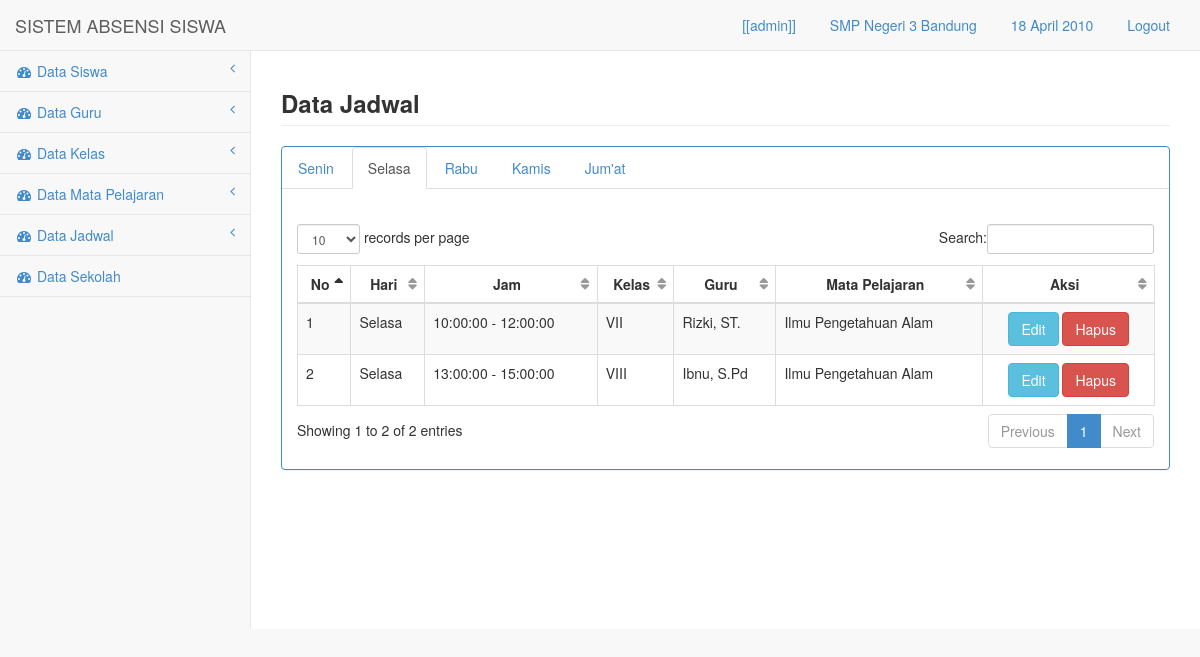
/media.php?module=selasa (signed in), run on the app's committed database.
### tables this page shows
CREATE TABLE `sekolah` (
  `id` int(10) NOT NULL,
  `kode` varchar(50) NOT NULL,
  `nama` varchar(100) NOT NULL,
  `alamat` text NOT NULL
);

CREATE TABLE `jadwal` (
  `idj` int(11) NOT NULL,
  `idh` int(11) NOT NULL,
  `idg` int(11) NOT NULL,
  `idk` int(11) NOT NULL,
  `idm` int(11) NOT NULL,
  `jam_mulai` time NOT NULL,
  `jam_selesai` time NOT NULL,
  `aktif` int(11) NOT NULL
);

CREATE TABLE `hari` (
  `idh` int(11) NOT NULL,
  `hari` varchar(15) NOT NULL
);

CREATE TABLE `kelas` (
  `idk` int(10) NOT NULL,
  `id` int(10) NOT NULL,
  `nama` varchar(50) NOT NULL
);

CREATE TABLE `guru` (
  `idg` int(10) NOT NULL,
  `nip` varchar(50) NOT NULL,
  `nama` varchar(100) NOT NULL,
  `jk` varchar(3) NOT NULL,
  `alamat` text NOT NULL,
  `pass` text NOT NULL
);

CREATE TABLE `mata_pelajaran` (
  `idm` int(11) NOT NULL,
  `nama_mp` varchar(100) NOT NULL
);

### config/fungsi.php (called while the page is built, shortened)
<?php
function tgl_ina($parameter){
$thn=substr($parameter,0,4);
$b=substr($parameter,5,2);
$tgl=substr($parameter,-2);
if($b==1) {$bln="Januari";}
else if($b==2) {$bln="Februari";}
else if($b==3) {$bln="Maret";}
else if($b==4) {$bln="April";}
$tanggal=$tgl . " ".$bln ." ".$thn;
return $tanggal;
}
?>

### module/jadwal/selasa.php (the view)
            <div class="row">
                <div class="col-lg-12">
					<h3 class="page-header"><strong>Data Jadwal</strong></h3>
                </div>
            </div>
            <div class="row">
                <div class="col-lg-12">
                    <div class="panel panel-primary">
                      <ul class="nav nav-tabs">
                    	  <li role="presentation"><a href="media.php?module=senin">Senin</a></li>
                    	  <li role="presentation" class="active"><a href="media.php?module=selasa">Selasa</a></li>
                    	  <li role="presentation"><a href="media.php?module=rabu">Rabu</a></li>
                        <li role="presentation"><a href="media.php?module=kamis">Kamis</a></li>
                        <li role="presentation"><a href="media.php?module=jumat">Jum'at</a></li>
                    	</ul>
                      <br>
                        <div class="panel-body">
                            <div class="table-responsive">
                                <table class="table table-striped table-bordered table-hover" id="dataTables-example">
                                    <thead>
                                        <tr>
                                            <th class="text-center">No</th>
                                            <th class="text-center">Hari</th>
                                            <th class="text-center">Jam</th>
                                            <th class="text-center">Kelas</th>
                                            <th class="text-center">Guru</th>
                                            <th class="text-center">Mata Pelajaran</th>
                                            <th class="text-center">Aksi</th>
                                        </tr>
                                    </thead>
                                    <tbody>
<?php
$no=1;
	$sql=mysql_query("select jadwal.idj , hari.hari , kelas.nama AS nama_kelas, guru.nama AS nama_guru, mata_pelajaran.nama_mp
  , jadwal.jam_selesai, jadwal.jam_mulai from jadwal,hari,kelas,guru,mata_pelajaran WHERE jadwal.idh=hari.idh AND jadwal.idk=kelas.idk AND jadwal.idg=guru.idg AND jadwal.idm=mata_pelajaran.idm AND jadwal.idh=2
  ORDER BY jadwal.jam_mulai");
	while($rs=mysql_fetch_array($sql)){
?>                                        <tr class="odd gradeX">
                                            <td><?php echo"$no";  ?></td>
                                            <td ><?php echo"$rs[hari]";  ?></td>
                                            <td ><?php echo"$rs[jam_mulai] - $rs[jam_selesai]";  ?></td>
                                            <td ><?php echo"$rs[nama_kelas]";  ?></td>
                                            <td ><?php echo"$rs[nama_guru]";  ?></td>
                                            <td ><?php echo"$rs[nama_mp]";  ?></td>
                                        <td class="text-center"><a href="./././media.php?module=input_jadwal&act=edit_jadwal&idj=<?php echo $rs['idj'] ?>"><button type="button" class="btn btn-info">Edit</button></a>
                                        <a href="././module/simpan.php?act=hapus_jadwal&idj=<?php echo $rs['idj'] ?>"><button type="button" class="btn btn-danger">Hapus</button></a></td>
                                        </tr>
<?php
$no++;}
?>
                                    </tbody>
                                </table>
                            </div>
                        </div>
                    </div>
                </div>
            </div>

### media.php (shortened to what this page needs)
<?php
if(!empty($_SESSION['nama'])){
$usre=$_SESSION['nama'];
$level=$_SESSION['level'];
$klss=$_SESSION['idk'];
$idd=$_SESSION['id'];
include "config/fungsi.php";
?>
<!DOCTYPE html>
<html>
<head>
    <link href="css/bootstrap.min.css" rel="stylesheet">
    <link href="font-awesome/css/font-awesome.css" rel="stylesheet">
    <link href="css/plugins/dataTables/dataTables.bootstrap.css" rel="stylesheet">
    <link href="css/sb-admin.css" rel="stylesheet">
</head>
<body>
    <div id="wrapper">
        <nav class="navbar navbar-default navbar-fixed-top" role="navigation" style="margin-bottom: 0">
            <div class="navbar-header">
                <a class="navbar-brand" href="media.php?module=home">SISTEM ABSENSI SISWA</a>
            </div>
            <ul class="nav navbar-top-links navbar-right">
                <li class="dropdown">
                    <a class="dropdown-toggle" data-toggle="dropdown" href="#">
<?php
if($level=="admin") {
echo "[[$usre]]";
}
elseif($level=="guru") {
echo "Guru: $usre";
}
else {
echo "Siswa: $usre";
}
?>
                   </a>
                </li>
       <li class="dropdown">
                    <a class="dropdown-toggle" data-toggle="dropdown" href="#">
<?php
if($level=="admin" OR $level=="guru"){
	$sqla=mysql_query("select * from sekolah where id='$idd'");
	$rsa=mysql_fetch_array($sqla);
echo "$rsa[nama]" ;
}else{
	$sql=mysql_query("select * from kelas where idk='$klss'");
	$rs=mysql_fetch_array($sql);
  $sqla=mysql_query("select * from sekolah where id='$idd'");
  $rsa=mysql_fetch_array($sqla);
echo "Kelas: $rs[nama] | $rsa[nama]";
}
?>
                   </a>
                </li>
                <li class="dropdown">
                    <a class="dropdown-toggle" data-toggle="dropdown" href="#">
<?php
$tgl_lengkap= tgl_ina(date("Y-m-d"));
if ($level=="guru") {
$hhari= hari_ina(date("l"));
echo "<b>$hhari, $tgl_lengkap</b>"; echo " | <label class='labelol' id='clock'></label>";
}
else {
  echo "$tgl_lengkap";
}
 ?>
                   </a>
                </li>
                <li class="dropdown">
                    <a class="dropdown-toggle" data-toggle="" href="logout.php">
<?php echo "Logout"; ?>
                   </a>
                </li>
            </ul>
            <div class="navbar-default navbar-static-side" role="navigation">
                <div class="sidebar-collapse">
                    <ul class="nav" id="side-menu">
<?php if($level=='admin'){ ?>
                        <li>
                            <a href="#"><i class="fa fa-dashboard fa-fw"></i> Data Siswa<span class="fa arrow"></span></a>
                        </li>
                        <li>
                            <a href="#"><i class="fa fa-dashboard fa-fw"></i> Data Guru<span class="fa arrow"></span></a>
                        </li>
<?php } ?>
<?php if($level=='admin'){ ?>
                        <li>
                            <a href="#"><i class="fa fa-dashboard fa-fw"></i> Data Kelas<span class="fa arrow"></span></a>
                        </li>
<?php } ?>
<?php if($level=='admin'){ ?>
                        <li>
                            <a href="#"><i class="fa fa-dashboard fa-fw"></i> Data Mata Pelajaran<span class="fa arrow"></span></a>
                        </li>
<?php } ?>
<?php if($level=='admin'){ ?>
                        <li>
                            <a href="#"><i class="fa fa-dashboard fa-fw"></i> Data Jadwal<span class="fa arrow"></span></a>
                        </li>
<?php } ?>
<?php if($level=='admin'){ ?>
                          <li>
                            <a href="media.php?module=sekolah"><i class="fa fa-dashboard fa-fw"></i> Data Sekolah</a>
                        </li>
<?php } ?>
                    </ul>
                </div>
            </div>
        </nav>
        <div id="page-wrapper">
<?php include "content.php";  ?>
        </div>
    </div>
</body>
</html>
<?php }
else {
  echo "<center><h2>Anda Harus Login Terlebih Dahulu</h2>
    <a href=index.php><b>Klik ini untuk Login</b></a></center>";
}
?>

### css/sb-admin.css (style rules this page uses)
body { padding-top: 100px; background-color: #f8f8f8; }
@media (min-width:768px) { body { padding-top: 50px; } }
#wrapper { width: 100%; height:100%; }
#page-wrapper { padding: 0 15px; min-height: 579px; height:100%; background-color: #fff; }
@media (min-width:768px) { #page-wrapper { position: inherit; margin: 0 0 0 250px; padding: 0 30px; height:100%; border-left: 1px solid #e7e7e7; } }
.navbar-top-links li { display: inline-block; }
.navbar-top-links li:last-child { margin-right: 15px; }
.navbar-top-links li a { padding: 15px; min-height: 50px; }
.navbar-static-side ul li { border-bottom: 1px solid #e7e7e7; }
.arrow { float: right; }
.fa.arrow:before { content: "\f104"; }
@media (min-width:768px) { .navbar-static-side { z-index: 1; position: absolute; width: 250px; margin-top: 51px; } }
table.dataTable thead .sorting, table.dataTable thead .sorting_asc, table.dataTable thead .sorting_desc, table.dataTable thead .sorting_asc_disabled, table.dataTable thead .sorting_desc_disabled { background: transparent; }
table.dataTable thead .sorting_asc:after { content: "\f0de"; float: right; font-family: fontawesome; }
table.dataTable thead .sorting:after { content: "\f0dc"; float: right; font-family: fontawesome; color: rgba(50,50,50,.5); }

### data on the page
sekolah: nama "SMP Negeri 3 Bandung"
jadwal: hari.hari "Selasa", jam_mulai "10:00:00", jam_selesai "12:00:00", kelas.nama "VII", guru.nama "Rizki, ST.", mata_pelajaran.nama_mp "Ilmu Pengetahuan Alam"
jadwal: hari.hari "Selasa", jam_mulai "13:00:00", jam_selesai "15:00:00", kelas.nama "VIII", guru.nama "Ibnu, S.Pd", mata_pelajaran.nama_mp "Ilmu Pengetahuan Alam"

### other printed values
$usre "admin"
$tgl_lengkap "18 April 2010"
